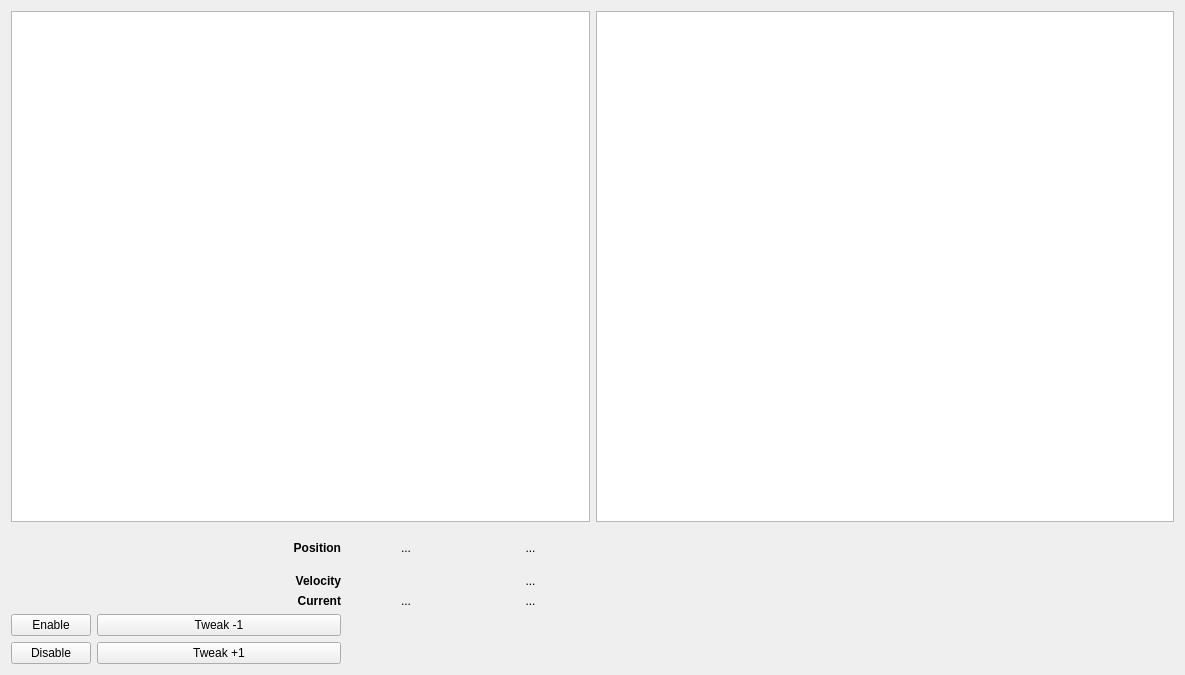
<?xml version="1.0" encoding="UTF-8"?>
<ui version="4.0">
 <class>Form</class>
 <widget class="QWidget" name="Form">
  <property name="geometry">
   <rect>
    <x>0</x>
    <y>0</y>
    <width>1185</width>
    <height>675</height>
   </rect>
  </property>
  <property name="windowTitle">
   <string>Form</string>
  </property>
  <layout class="QGridLayout" name="gridLayout_2">
   <item row="0" column="0" colspan="2">
    <layout class="QHBoxLayout" name="horizontalLayout">
     <item>
      <widget class="PyDMScatterPlot" name="PyDMScatterPlot">
       <property name="toolTip">
        <string/>
       </property>
       <property name="whatsThis">
        <string>
    PyDMScatterPlot is a widget to plot one scalar value against another.
    Multiple scalar pairs can be plotted on the same plot.  Each pair has
    a buffer which stores previous values.  All values in the buffer are
    drawn.  The buffer size for each pair is user configurable.

    Parameters
    ----------
    parent : optional
        The parent of this widget.
    init_x_channels: optional
        init_x_channels can be a string with the address for a channel,
        or a list of strings, each containing an address for a channel.
        If not specified, y-axis waveforms will be plotted against their
        indices.  If a list is specified for both init_x_channels and
        init_y_channels, they both must have the same length.
        If a single x channel was specified, and a list of y channels are
        specified, all y channels will be plotted against the same x channel.
    init_y_channels: optional
        init_y_channels can be a string with the address for a channel,
        or a list of strings, each containing an address for a channel.
        If a list is specified for both init_x_channels and init_y_channels,
        they both must have the same length.
        If a single x channel was specified, and a list of y channels are
        specified, all y channels will be plotted against the same x channel.
    background: optional
        The background color for the plot. Accepts any arguments that
        pyqtgraph.mkColor will accept.
    </string>
       </property>
       <property name="showXGrid">
        <bool>true</bool>
       </property>
       <property name="showYGrid">
        <bool>true</bool>
       </property>
       <property name="title" stdset="0">
        <string>Current [A] vs Position [mm]</string>
       </property>
       <property name="showLegend">
        <bool>false</bool>
       </property>
       <property name="curves">
        <stringlist>
         <string>{&quot;y_channel&quot;: &quot;ensemble://${host}:${port}/@${rate}/IFBK(${axis})&quot;, &quot;x_channel&quot;: &quot;ensemble://${host}:${port}/@${rate}/PFBKPROG(${axis})&quot;, &quot;name&quot;: &quot;Current vs Position&quot;, &quot;color&quot;: &quot;#fc0107&quot;, &quot;lineStyle&quot;: 2, &quot;lineWidth&quot;: 1, &quot;symbol&quot;: &quot;x&quot;, &quot;symbolSize&quot;: 10, &quot;redraw_mode&quot;: 3, &quot;buffer_size&quot;: 1200}</string>
        </stringlist>
       </property>
      </widget>
     </item>
     <item>
      <widget class="PyDMTimePlot" name="PyDMTimePlot">
       <property name="toolTip">
        <string/>
       </property>
       <property name="whatsThis">
        <string/>
       </property>
       <property name="showXGrid">
        <bool>true</bool>
       </property>
       <property name="showYGrid">
        <bool>true</bool>
       </property>
       <property name="title" stdset="0">
        <string>Current [A], Position [mm] vs Time</string>
       </property>
       <property name="showLegend">
        <bool>true</bool>
       </property>
       <property name="curves">
        <stringlist>
         <string>{&quot;channel&quot;: &quot;ensemble://${host}:${port}/@${rate}/IFBK(${axis})&quot;, &quot;name&quot;: &quot;Current&quot;, &quot;color&quot;: &quot;white&quot;, &quot;lineStyle&quot;: 1, &quot;lineWidth&quot;: 1, &quot;symbol&quot;: null, &quot;symbolSize&quot;: 10}</string>
         <string>{&quot;channel&quot;: &quot;ensemble://${host}:${port}/@${rate}/PFBKPROG(${axis})&quot;, &quot;name&quot;: &quot;Position&quot;, &quot;color&quot;: &quot;dodgerblue&quot;, &quot;lineStyle&quot;: 1, &quot;lineWidth&quot;: 1, &quot;symbol&quot;: null, &quot;symbolSize&quot;: 10}</string>
        </stringlist>
       </property>
      </widget>
     </item>
    </layout>
   </item>
   <item row="1" column="0">
    <layout class="QGridLayout" name="gridLayout">
     <item row="3" column="0" colspan="2">
      <widget class="PyDMByteIndicator" name="StatusByte2_3">
       <property name="font">
        <font>
         <pointsize>12</pointsize>
        </font>
       </property>
       <property name="toolTip">
        <string/>
       </property>
       <property name="whatsThis">
        <string>
    Widget for graphical representation of bits from an integer number
    with support for Channels and more from PyDM

    Parameters
    ----------
    parent : QWidget
        The parent widget for the Label
    init_channel : str, optional
        The channel to be used by the widget.
    </string>
       </property>
       <property name="channel" stdset="0">
        <string>ensemble://${host}:${port}/@${rate}/AXISSTATUS ${axis}</string>
       </property>
       <property name="orientation" stdset="0">
        <enum>Qt::Vertical</enum>
       </property>
       <property name="circles" stdset="0">
        <bool>true</bool>
       </property>
       <property name="numBits" stdset="0">
        <number>1</number>
       </property>
       <property name="shift" stdset="0">
        <number>23</number>
       </property>
       <property name="labels" stdset="0">
        <stringlist>
         <string>Low (CCW) Limit</string>
        </stringlist>
       </property>
      </widget>
     </item>
     <item row="3" column="2">
      <widget class="QLabel" name="label_4">
       <property name="font">
        <font>
         <weight>75</weight>
         <bold>true</bold>
        </font>
       </property>
       <property name="text">
        <string>Current</string>
       </property>
       <property name="alignment">
        <set>Qt::AlignRight|Qt::AlignTrailing|Qt::AlignVCenter</set>
       </property>
      </widget>
     </item>
     <item row="0" column="2">
      <widget class="QLabel" name="label">
       <property name="font">
        <font>
         <weight>75</weight>
         <bold>true</bold>
        </font>
       </property>
       <property name="text">
        <string>Position</string>
       </property>
       <property name="alignment">
        <set>Qt::AlignRight|Qt::AlignTrailing|Qt::AlignVCenter</set>
       </property>
      </widget>
     </item>
     <item row="2" column="0" colspan="2">
      <widget class="PyDMByteIndicator" name="StatusByte2_2">
       <property name="font">
        <font>
         <pointsize>12</pointsize>
        </font>
       </property>
       <property name="toolTip">
        <string/>
       </property>
       <property name="whatsThis">
        <string>
    Widget for graphical representation of bits from an integer number
    with support for Channels and more from PyDM

    Parameters
    ----------
    parent : QWidget
        The parent widget for the Label
    init_channel : str, optional
        The channel to be used by the widget.
    </string>
       </property>
       <property name="channel" stdset="0">
        <string>ensemble://${host}:${port}/@${rate}/AXISSTATUS ${axis}</string>
       </property>
       <property name="orientation" stdset="0">
        <enum>Qt::Vertical</enum>
       </property>
       <property name="circles" stdset="0">
        <bool>true</bool>
       </property>
       <property name="numBits" stdset="0">
        <number>1</number>
       </property>
       <property name="shift" stdset="0">
        <number>22</number>
       </property>
       <property name="labels" stdset="0">
        <stringlist>
         <string>High (CW) Limit</string>
        </stringlist>
       </property>
      </widget>
     </item>
     <item row="2" column="2">
      <widget class="QLabel" name="label_3">
       <property name="font">
        <font>
         <weight>75</weight>
         <bold>true</bold>
        </font>
       </property>
       <property name="text">
        <string>Velocity</string>
       </property>
       <property name="alignment">
        <set>Qt::AlignRight|Qt::AlignTrailing|Qt::AlignVCenter</set>
       </property>
      </widget>
     </item>
     <item row="2" column="4">
      <widget class="PyDMLabel" name="VelocityFeedback">
       <property name="toolTip">
        <string/>
       </property>
       <property name="whatsThis">
        <string/>
       </property>
       <property name="text">
        <string>...</string>
       </property>
       <property name="alignment">
        <set>Qt::AlignCenter</set>
       </property>
       <property name="precisionFromPV" stdset="0">
        <bool>false</bool>
       </property>
       <property name="precision" stdset="0">
        <number>3</number>
       </property>
       <property name="channel" stdset="0">
        <string>ensemble://${host}:${port}/@${rate}/VFBK(${axis})</string>
       </property>
      </widget>
     </item>
     <item row="0" column="3">
      <widget class="PyDMLabel" name="CommandedPosition">
       <property name="toolTip">
        <string/>
       </property>
       <property name="whatsThis">
        <string/>
       </property>
       <property name="text">
        <string>...</string>
       </property>
       <property name="alignment">
        <set>Qt::AlignCenter</set>
       </property>
       <property name="precisionFromPV" stdset="0">
        <bool>false</bool>
       </property>
       <property name="precision" stdset="0">
        <number>3</number>
       </property>
       <property name="channel" stdset="0">
        <string>ensemble://${host}:${port}/@${rate}/CMDPOS(${axis})</string>
       </property>
      </widget>
     </item>
     <item row="3" column="4">
      <widget class="PyDMLabel" name="PyDMLabel">
       <property name="toolTip">
        <string/>
       </property>
       <property name="whatsThis">
        <string/>
       </property>
       <property name="text">
        <string>...</string>
       </property>
       <property name="alignment">
        <set>Qt::AlignCenter</set>
       </property>
       <property name="precisionFromPV" stdset="0">
        <bool>false</bool>
       </property>
       <property name="precision" stdset="0">
        <number>3</number>
       </property>
       <property name="showUnits" stdset="0">
        <bool>true</bool>
       </property>
       <property name="channel" stdset="0">
        <string>ensemble://${host}:${port}/@${rate}/IFBK(${axis})</string>
       </property>
      </widget>
     </item>
     <item row="3" column="3">
      <widget class="PyDMLabel" name="PyDMLabel_3">
       <property name="toolTip">
        <string/>
       </property>
       <property name="whatsThis">
        <string/>
       </property>
       <property name="text">
        <string>...</string>
       </property>
       <property name="alignment">
        <set>Qt::AlignCenter</set>
       </property>
       <property name="precisionFromPV" stdset="0">
        <bool>false</bool>
       </property>
       <property name="precision" stdset="0">
        <number>3</number>
       </property>
       <property name="showUnits" stdset="0">
        <bool>true</bool>
       </property>
       <property name="channel" stdset="0">
        <string>ensemble://${host}:${port}/@${rate}/ICMD(${axis})</string>
       </property>
      </widget>
     </item>
     <item row="4" column="1" colspan="2">
      <layout class="QVBoxLayout" name="verticalLayout_2">
       <item>
        <widget class="PyDMPushButton" name="PyDMPushButton_5">
         <property name="toolTip">
          <string/>
         </property>
         <property name="whatsThis">
          <string>
    Basic PushButton to send a fixed value.

    The PyDMPushButton is meant to hold a specific value, and send that value
    to a channel when it is clicked, much like the MessageButton does in EDM.
    The PyDMPushButton works in two different modes of operation, first, a
    fixed value can be given to the :attr:`.pressValue` attribute, whenever the
    button is clicked a signal containing this value will be sent to the
    connected channel. This is the default behavior of the button. However, if
    the :attr:`.relativeChange` is set to True, the fixed value will be added
    to the current value of the channel. This means that the button will
    increment a channel by a fixed amount with every click, a consistent
    relative move

    Parameters
    ----------
    parent : QObject, optional
        Parent of PyDMPushButton

    label : str, optional
        String to place on button

    icon : QIcon, optional
        An Icon to display on the PyDMPushButton

    pressValue : int, float, str
        Value to be sent when the button is clicked

    relative : bool, optional
        Choice to have the button perform a relative put, instead of always
        setting to an absolute value

    init_channel : str, optional
        ID of channel to manipulate

    </string>
         </property>
         <property name="text">
          <string>Tweak -1</string>
         </property>
         <property name="alarmSensitiveBorder" stdset="0">
          <bool>false</bool>
         </property>
         <property name="precisionFromPV" stdset="0">
          <bool>false</bool>
         </property>
         <property name="channel" stdset="0">
          <string>ensemble://${host}:${port}/MOVEINC ${axis} -1 F5</string>
         </property>
         <property name="pressValue" stdset="0">
          <string>1</string>
         </property>
        </widget>
       </item>
       <item>
        <widget class="PyDMPushButton" name="PyDMPushButton_4">
         <property name="toolTip">
          <string/>
         </property>
         <property name="whatsThis">
          <string>
    Basic PushButton to send a fixed value.

    The PyDMPushButton is meant to hold a specific value, and send that value
    to a channel when it is clicked, much like the MessageButton does in EDM.
    The PyDMPushButton works in two different modes of operation, first, a
    fixed value can be given to the :attr:`.pressValue` attribute, whenever the
    button is clicked a signal containing this value will be sent to the
    connected channel. This is the default behavior of the button. However, if
    the :attr:`.relativeChange` is set to True, the fixed value will be added
    to the current value of the channel. This means that the button will
    increment a channel by a fixed amount with every click, a consistent
    relative move

    Parameters
    ----------
    parent : QObject, optional
        Parent of PyDMPushButton

    label : str, optional
        String to place on button

    icon : QIcon, optional
        An Icon to display on the PyDMPushButton

    pressValue : int, float, str
        Value to be sent when the button is clicked

    relative : bool, optional
        Choice to have the button perform a relative put, instead of always
        setting to an absolute value

    init_channel : str, optional
        ID of channel to manipulate

    </string>
         </property>
         <property name="text">
          <string>Tweak +1</string>
         </property>
         <property name="alarmSensitiveBorder" stdset="0">
          <bool>false</bool>
         </property>
         <property name="precisionFromPV" stdset="0">
          <bool>false</bool>
         </property>
         <property name="channel" stdset="0">
          <string>ensemble://${host}:${port}/MOVEINC ${axis} 1 F5</string>
         </property>
         <property name="pressValue" stdset="0">
          <string>1</string>
         </property>
        </widget>
       </item>
      </layout>
     </item>
     <item row="0" column="4">
      <widget class="PyDMLabel" name="FeedbackPosition">
       <property name="toolTip">
        <string/>
       </property>
       <property name="whatsThis">
        <string/>
       </property>
       <property name="text">
        <string>...</string>
       </property>
       <property name="alignment">
        <set>Qt::AlignCenter</set>
       </property>
       <property name="precisionFromPV" stdset="0">
        <bool>false</bool>
       </property>
       <property name="precision" stdset="0">
        <number>3</number>
       </property>
       <property name="channel" stdset="0">
        <string>ensemble://${host}:${port}/@${rate}/PFBKPROG(${axis})</string>
       </property>
      </widget>
     </item>
     <item row="4" column="0">
      <layout class="QVBoxLayout" name="verticalLayout">
       <item>
        <widget class="PyDMPushButton" name="PyDMPushButton">
         <property name="toolTip">
          <string/>
         </property>
         <property name="whatsThis">
          <string>
    Basic PushButton to send a fixed value.

    The PyDMPushButton is meant to hold a specific value, and send that value
    to a channel when it is clicked, much like the MessageButton does in EDM.
    The PyDMPushButton works in two different modes of operation, first, a
    fixed value can be given to the :attr:`.pressValue` attribute, whenever the
    button is clicked a signal containing this value will be sent to the
    connected channel. This is the default behavior of the button. However, if
    the :attr:`.relativeChange` is set to True, the fixed value will be added
    to the current value of the channel. This means that the button will
    increment a channel by a fixed amount with every click, a consistent
    relative move

    Parameters
    ----------
    parent : QObject, optional
        Parent of PyDMPushButton

    label : str, optional
        String to place on button

    icon : QIcon, optional
        An Icon to display on the PyDMPushButton

    pressValue : int, float, str
        Value to be sent when the button is clicked

    relative : bool, optional
        Choice to have the button perform a relative put, instead of always
        setting to an absolute value

    init_channel : str, optional
        ID of channel to manipulate

    </string>
         </property>
         <property name="text">
          <string>Enable</string>
         </property>
         <property name="precisionFromPV" stdset="0">
          <bool>false</bool>
         </property>
         <property name="channel" stdset="0">
          <string>ensemble://${host}:${port}/ENABLE ${axis}</string>
         </property>
         <property name="pressValue" stdset="0">
          <string>1</string>
         </property>
        </widget>
       </item>
       <item>
        <widget class="PyDMPushButton" name="PyDMPushButton_2">
         <property name="toolTip">
          <string/>
         </property>
         <property name="whatsThis">
          <string>
    Basic PushButton to send a fixed value.

    The PyDMPushButton is meant to hold a specific value, and send that value
    to a channel when it is clicked, much like the MessageButton does in EDM.
    The PyDMPushButton works in two different modes of operation, first, a
    fixed value can be given to the :attr:`.pressValue` attribute, whenever the
    button is clicked a signal containing this value will be sent to the
    connected channel. This is the default behavior of the button. However, if
    the :attr:`.relativeChange` is set to True, the fixed value will be added
    to the current value of the channel. This means that the button will
    increment a channel by a fixed amount with every click, a consistent
    relative move

    Parameters
    ----------
    parent : QObject, optional
        Parent of PyDMPushButton

    label : str, optional
        String to place on button

    icon : QIcon, optional
        An Icon to display on the PyDMPushButton

    pressValue : int, float, str
        Value to be sent when the button is clicked

    relative : bool, optional
        Choice to have the button perform a relative put, instead of always
        setting to an absolute value

    init_channel : str, optional
        ID of channel to manipulate

    </string>
         </property>
         <property name="text">
          <string>Disable</string>
         </property>
         <property name="alarmSensitiveBorder" stdset="0">
          <bool>false</bool>
         </property>
         <property name="precisionFromPV" stdset="0">
          <bool>false</bool>
         </property>
         <property name="channel" stdset="0">
          <string>ensemble://${host}:${port}/DISABLE ${axis}</string>
         </property>
         <property name="pressValue" stdset="0">
          <string>1</string>
         </property>
        </widget>
       </item>
      </layout>
     </item>
     <item row="0" column="0">
      <widget class="PyDMByteIndicator" name="EnableIndicator">
       <property name="minimumSize">
        <size>
         <width>40</width>
         <height>40</height>
        </size>
       </property>
       <property name="maximumSize">
        <size>
         <width>0</width>
         <height>0</height>
        </size>
       </property>
       <property name="toolTip">
        <string/>
       </property>
       <property name="whatsThis">
        <string>
    Widget for graphical representation of bits from an integer number
    with support for Channels and more from PyDM

    Parameters
    ----------
    parent : QWidget
        The parent widget for the Label
    init_channel : str, optional
        The channel to be used by the widget.
    </string>
       </property>
       <property name="channel" stdset="0">
        <string>ensemble://${host}:${port}/@${rate}/AXISSTATUS ${axis}</string>
       </property>
       <property name="orientation" stdset="0">
        <enum>Qt::Horizontal</enum>
       </property>
       <property name="showLabels" stdset="0">
        <bool>false</bool>
       </property>
       <property name="circles" stdset="0">
        <bool>false</bool>
       </property>
       <property name="labelPosition" stdset="0">
        <enum>QTabWidget::East</enum>
       </property>
       <property name="labels" stdset="0">
        <stringlist>
         <string>Enabled</string>
        </stringlist>
       </property>
      </widget>
     </item>
    </layout>
   </item>
  </layout>
 </widget>
 <customwidgets>
  <customwidget>
   <class>PyDMLabel</class>
   <extends>QLabel</extends>
   <header>pydm.widgets.label</header>
  </customwidget>
  <customwidget>
   <class>PyDMTimePlot</class>
   <extends>QGraphicsView</extends>
   <header>pydm.widgets.timeplot</header>
  </customwidget>
  <customwidget>
   <class>PyDMScatterPlot</class>
   <extends>QGraphicsView</extends>
   <header>pydm.widgets.scatterplot</header>
  </customwidget>
  <customwidget>
   <class>PyDMByteIndicator</class>
   <extends>QWidget</extends>
   <header>pydm.widgets.byte</header>
  </customwidget>
  <customwidget>
   <class>PyDMPushButton</class>
   <extends>QPushButton</extends>
   <header>pydm.widgets.pushbutton</header>
  </customwidget>
 </customwidgets>
 <resources/>
 <connections/>
</ui>
